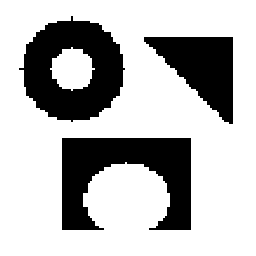
%> input picture shape.png, 256 x 256 px
$ octave testDeblur.m   (GNU Octave 9; MATLAB toolbox functions it lacks are replaced by stand-ins)
%> lines starting %> are read from the running program, lines starting %| are printed output that depends on the picture; in (x1, y1, x2, y2) boxes, pixels count from 0 and x2, y2 are one past the last pixel; in counts of white or black regions, pixels touching at a corner belong together; the program's own positions count from 1
### myconv.m
function h = myconv(f,g)


[ny,nx]=size(f);
H = psf2otf(g, [ny,nx]);

h = ifft2(fft2(f).*H);

h = real(h);

### deblurTV.m
function u = deblurTV(f,g, pm)
% |x|+|y| + 0.5*lambda*||Dx u-x+bx||^2 + 0.5*lambda*||Dy u-y+by||^2
% + 0.5*mu*||g*u-f||^2
%

[rows,cols] = size(f);

mu = 30; lambda=1; nIter = 1000;
u_orig = zeros(rows, cols);
tol = 1e-4;

if isfield(pm,'lambda'); lambda = pm.lambda; end
if isfield(pm,'mu'); mu = pm.mu; end
if isfield(pm,'nIter'); nIter = pm.nIter; end
if isfield(pm,'u_orig'); I = pm.u_orig; end
if isfield(pm,'tol'); tol = pm.tol; end; % inner iteration tolerance


% Reserve memory for the auxillary variables
f0 = f;
u = zeros(rows,cols);
x = zeros(rows,cols);
y = zeros(rows,cols);
bx = zeros(rows,cols);
by = zeros(rows,cols);

% Build Kernels
gfft = psf2otf(g, [rows, cols]);
gg = fspecial('laplacian',0);
uker = mu*conj(gfft).*gfft-lambda*psf2otf(gg,[rows,cols]);


%  Do the reconstruction
for inner = 1:nIter
    % update u
    rhs = mu*myconv(f,g)+lambda*Dxt(x-bx)+lambda*Dyt(y-by);
    u = real(ifft2(fft2(rhs)./uker));

    % update x and y
    dx = Dx(u);
    dy = Dy(u);
    % % isotropic TV
    % [x,y] = shrink2( dx+bx, dy+by,1/lambda);
    % % anisotropic TV
    x = shrink(dx+bx, 1/lambda);
    y = shrink(dy+by, 1/lambda);

    % update bregman parameters
    bx = bx+dx-x;
    by = by+dy-y;

end


return;


function d = Dx(u)
[rows,cols] = size(u);
d = zeros(rows,cols);
d(:,2:cols) = u(:,2:cols)-u(:,1:cols-1);
d(:,1) = u(:,1)-u(:,cols);
return

function d = Dxt(u)
[rows,cols] = size(u);
d = zeros(rows,cols);
d(:,1:cols-1) = u(:,1:cols-1)-u(:,2:cols);
d(:,cols) = u(:,cols)-u(:,1);
return

function d = Dy(u)
[rows,cols] = size(u);
d = zeros(rows,cols);
d(2:rows,:) = u(2:rows,:)-u(1:rows-1,:);
d(1,:) = u(1,:)-u(rows,:);
return

function d = Dyt(u)
[rows,cols] = size(u);
d = zeros(rows,cols);
d(1:rows-1,:) = u(1:rows-1,:)-u(2:rows,:);
d(rows,:) = u(rows,:)-u(1,:);
return

% [13 lines left out: function shrink2, not called in this run]

function z = shrink(x,r)
z = sign(x).*max(abs(x)-r,0);
return;

### testDeblur.m
close all; clear; clc

I = im2double(imread('shape.png'));
%> I: size 256x256 double; values 0.00392 (black) and 1 (white), 72.3% white; 3 black regions, box (x1, y1, x2, y2) and area: (62, 138, 191, 230) 7182, (19, 16, 125, 122) 6765, (144, 37, 233, 124) 4201

g = fspecial('motion', 15,1);

sig = 0.1;
f = myconv(I,g)+sig*randn(size(I));
%> in myconv, `h = ifft2(fft2(f).*H);`:
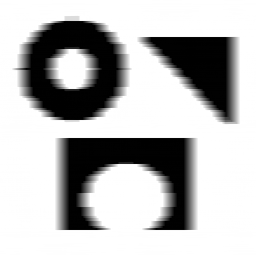
%> h: size 256x256 double; min 0.00392, max 1, mean 0.724
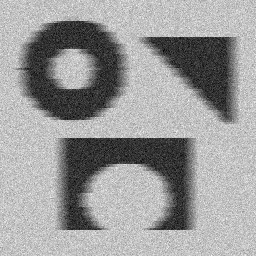
%> f: size 256x256 double; min -0.348, max 1.41, mean 0.723; drawn with min black and max white


%% deblur
pm.mu = 5;
pm.lambda = 1;
uTV = deblurTV(f,g,pm);
%> (the run ends here)
